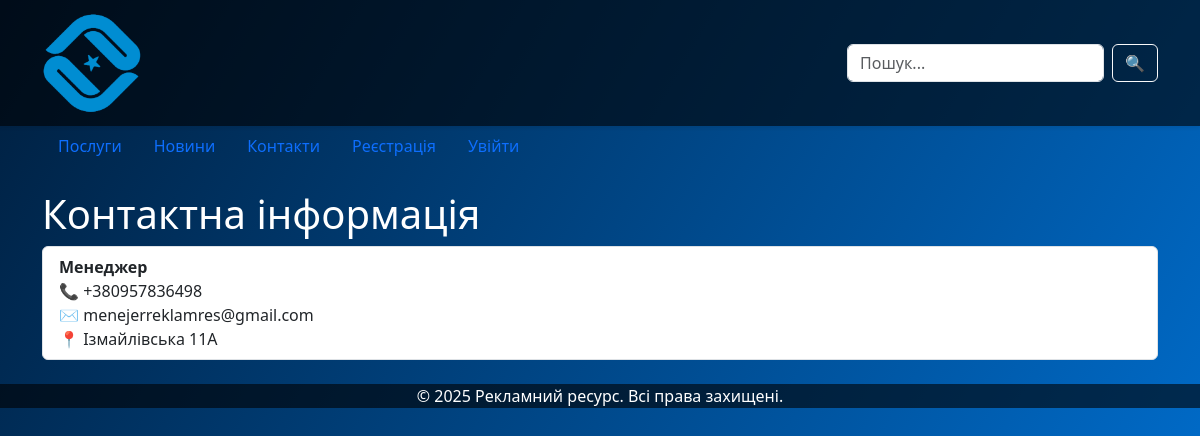
/contacts/, run on the app's committed database.
### main/models.py (models this page shows, shortened)
class Contact(models.Model):
    name = models.CharField(max_length=100, verbose_name="Назва відділу або особи")
    phone = models.CharField(max_length=50, verbose_name="Телефон")
    email = models.EmailField(verbose_name="Email")
    address = models.CharField(max_length=200, verbose_name="Адреса")
    class Meta:
        verbose_name = "Контакт"
        verbose_name_plural = "Контакти"

### main/views.py (the view)
# urls.py: path('contacts/', views.contacts, name="contacts"),
def contacts(request):
    contact = Contact.objects.all()
    return render(request, "contacts.html", {"contacts": contact})

### main/context_processors.py (called while the page is built)
def unread_messages(request):
    if request.user.is_authenticated and request.user.is_staff:
        count = SupportChat.objects.filter(is_read=False).count()
        return {'unread_messages_count': count}
    return {}

### main/templates/contacts.html (shortened to what this page needs)
{% extends "base.html" %}
{% block content %}
<h1>Контактна інформація</h1>
<ul class="list-group">
  {% for c in contacts %}
  <li class="list-group-item">
    <strong>{{ c.name }}</strong><br>
    📞 {{ c.phone }}<br>
    ✉️ {{ c.email }}<br>
    📍 {{ c.address }}
  </li>
  {% endfor %}
</ul>
{% endblock %}

### main/templates/base.html (style rules this page uses)
body { background: linear-gradient(120deg, #001f3f, #0074D9); color: #fff; background-attachment: fixed; }

### data on the page
Contact: name "Менеджер", phone "+380957836498", email "menejerreklamres@gmail.com", address "Ізмайлівська 11А"
